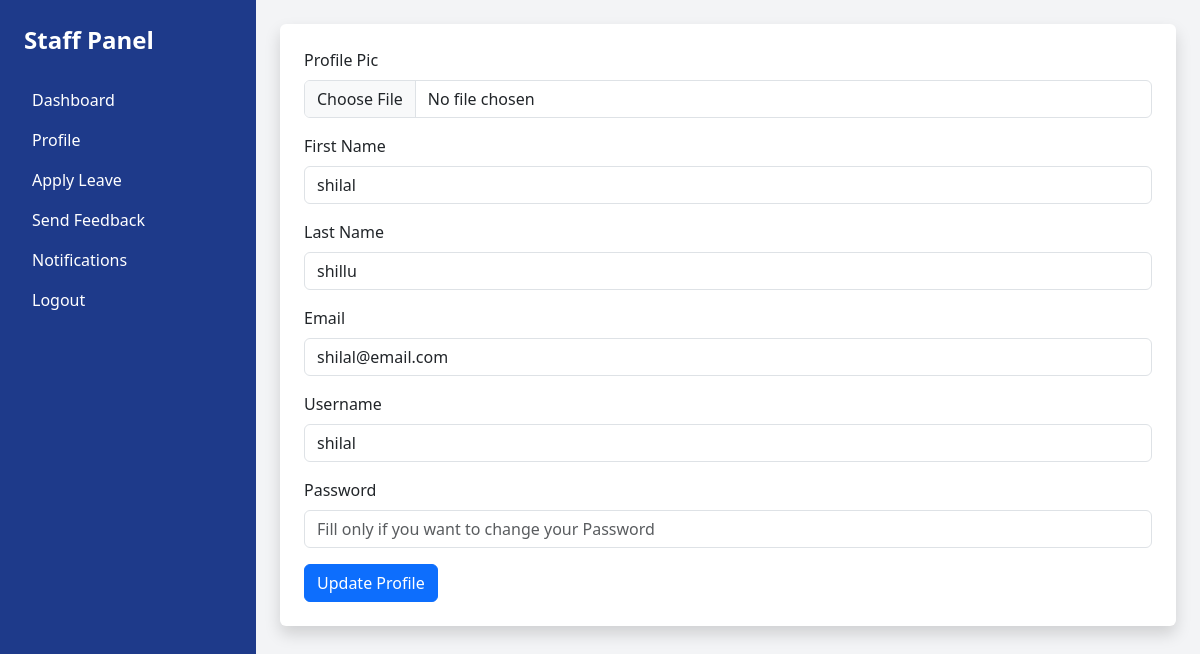
The app's page /profile/ (signed in) with its own data.
### app/models.py (models this page shows)
class CustomUser(AbstractUser):
    USER = (
        (1, 'HOD'),
        (2, 'STAFF')
    )
    user_type = models.CharField(choices=USER, max_length=50, default=1)
    profile_pic = models.ImageField(upload_to='media/profile_pic')

### app/views.py (the view)
# urls.py: path('profile/',views.profile,name='profile'),
def profile(request):
    user = CustomUser.objects.get(id=request.user.id)
    context ={
        'user':user
    }
    return render(request,'profile.html',context)

### templates/Profile.html (shortened to what this page needs)
{% extends 'dashboard.html' %}
{% block content %}
<form action="{% url 'profile_update' %}" method="POST" class="p-4 shadow rounded bg-white" enctype="multipart/form-data">
<div class="mb-3">
   <label for="profile_pic" class="form-label">Profile Pic</label>
   <input id="profile_pic" name="profile_pic" type="file" class="form-control" value="{{user.profile_pic}}">
</div>
<div class="mb-3">
   <label for="first_name" class="form-label">First Name</label>
   <input id="first_name" name="first_name" type="text" class="form-control" value="{{user.first_name}}">
</div>
<div class="mb-3">
   <label for="last_name" class="form-label">Last Name</label>
   <input id="last_name" name="last_name" type="text" class="form-control" value="{{user.last_name}}">
</div>
<div class="mb-3">
   <label for="email" class="form-label">Email</label>
   <input id="email" name="email" type="email" class="form-control" value="{{user.email}}" readonly>
</div>
<div class="mb-3">
   <label for="username" class="form-label">Username</label>
   <input id="username" name="username" type="text" class="form-control"  value="{{user.username}}" readonly>
</div>
<div class="mb-3">
   <label for="password" class="form-label">Password</label>
   <input id="password" name="password" type="password" class="form-control" placeholder="Fill only if you want to change your Password">
</div>
   <button type="submit" class="btn btn-primary">Update Profile</button>
</form>
{% endblock %}

### records on screen
CustomUser: first_name "shilal", last_name "shillu", email "shilal@email.com", username "shilal"
